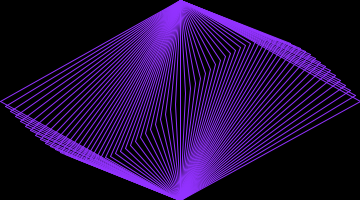
Frame 1 (no input)
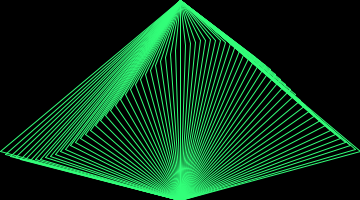
Frame 60 (the mouse pressed at the canvas centre just before this capture)
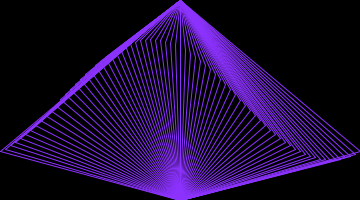
Frame 120 (the mouse held since frame 60 and released just before this capture)

The Processing sketch that drew these frames (run headless with seeded random() and noise(); from frame 60 on, the mouse is pressed at the canvas centre):

// Processing sketch: processing_14152
// ── processing_14152.pde

void setup() {
colorMode(HSB,360,100,100);
  size(360,200);
  smooth();
}
 
void draw() {
  background(0,0,0);
  stroke(random(100,360),80,100);
  for(int x=0; x<=360; x=x+5) {
    float y= sin(radians(x+frameCount))*0.3*200+100;
  

 line(x,y,180,200);
line(x,y,180,0);
  }
}
 
                
                                                
